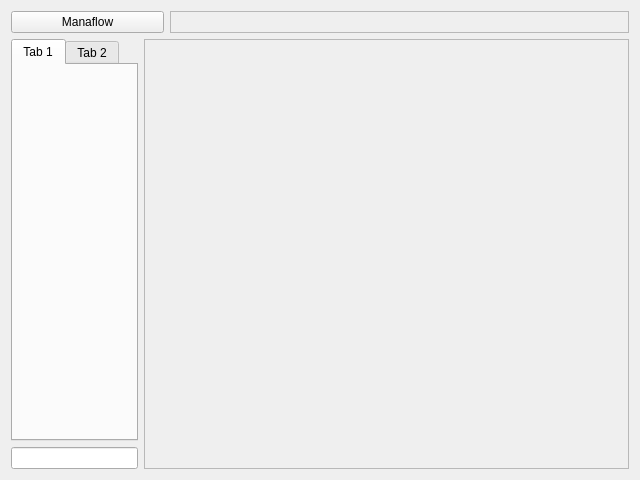
<?xml version="1.0" encoding="UTF-8"?>
<ui version="4.0">
 <class>GameWidget</class>
 <widget class="QWidget" name="GameWidget">
  <property name="geometry">
   <rect>
    <x>0</x>
    <y>0</y>
    <width>640</width>
    <height>480</height>
   </rect>
  </property>
  <property name="windowTitle">
   <string>Form</string>
  </property>
  <layout class="QVBoxLayout" name="verticalLayout">
   <item>
    <layout class="QHBoxLayout" name="horizontalLayout_2">
     <item>
      <widget class="QPushButton" name="pushButton">
       <property name="sizePolicy">
        <sizepolicy hsizetype="Minimum" vsizetype="Fixed">
         <horstretch>1</horstretch>
         <verstretch>1</verstretch>
        </sizepolicy>
       </property>
       <property name="text">
        <string>Manaflow</string>
       </property>
      </widget>
     </item>
     <item>
      <widget class="QFrame" name="frame">
       <property name="sizePolicy">
        <sizepolicy hsizetype="Preferred" vsizetype="Preferred">
         <horstretch>3</horstretch>
         <verstretch>1</verstretch>
        </sizepolicy>
       </property>
       <property name="frameShape">
        <enum>QFrame::StyledPanel</enum>
       </property>
       <property name="frameShadow">
        <enum>QFrame::Raised</enum>
       </property>
      </widget>
     </item>
    </layout>
   </item>
   <item>
    <layout class="QHBoxLayout" name="horizontalLayout">
     <item>
      <layout class="QVBoxLayout" name="verticalLayout_2">
       <item>
        <widget class="QTabWidget" name="tabWidget">
         <property name="sizePolicy">
          <sizepolicy hsizetype="Expanding" vsizetype="Expanding">
           <horstretch>1</horstretch>
           <verstretch>1</verstretch>
          </sizepolicy>
         </property>
         <widget class="QWidget" name="tab">
          <attribute name="title">
           <string>Tab 1</string>
          </attribute>
         </widget>
         <widget class="QWidget" name="tab_2">
          <attribute name="title">
           <string>Tab 2</string>
          </attribute>
         </widget>
        </widget>
       </item>
       <item>
        <widget class="QLineEdit" name="input_chat"/>
       </item>
      </layout>
     </item>
     <item>
      <widget class="QScrollArea" name="scrollArea">
       <property name="sizePolicy">
        <sizepolicy hsizetype="Expanding" vsizetype="Expanding">
         <horstretch>3</horstretch>
         <verstretch>3</verstretch>
        </sizepolicy>
       </property>
       <property name="widgetResizable">
        <bool>true</bool>
       </property>
       <widget class="QWidget" name="scrollAreaWidgetContents">
        <property name="geometry">
         <rect>
          <x>0</x>
          <y>0</y>
          <width>477</width>
          <height>427</height>
         </rect>
        </property>
       </widget>
      </widget>
     </item>
    </layout>
   </item>
  </layout>
 </widget>
 <resources/>
 <connections/>
</ui>
